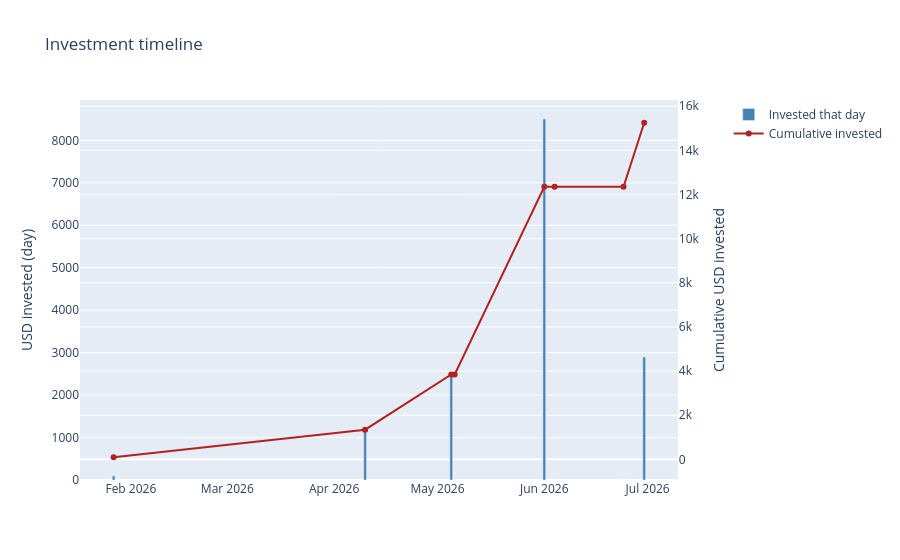

Notebook code cell kept with this figure:
### Code cell
daily = transactions.daily_investment_timeline(trades)
visualization.plot_daily_investment_timeline(daily).show()

### Figure 1 — Plotly figure (JSON) as saved in the notebook; plotly's stock layout.template omitted (floating-point values rounded to 4 significant figures)
{"data": [{"customdata": [[NaN], [73.0], [25.0], [1.0], [26.0], [3.0], [20.0], [6.0]], "hovertemplate": "%{x|%Y-%m-%d}<br>Invested: $%{y:,.2f}<br>Days since prior buy: %{customdata[0]}<extra></extra>", "marker": {"color": "steelblue"}, "name": "Invested that day", "type": "bar", "x": ["2026-01-27T00:00:00", "2026-04-10T00:00:00", "2026-05-05T00:00:00", "2026-05-06T00:00:00", "2026-06-01T00:00:00", "2026-06-04T00:00:00", "2026-06-24T00:00:00", "2026-06-30T00:00:00"], "xaxis": "x", "y": [96.06, 1250.0, 2500.0, 0.2867, 8503.0, 0.8783, 2.449, 2900.0], "yaxis": "y"}, {"line": {"color": "firebrick"}, "mode": "lines+markers", "name": "Cumulative invested", "type": "scatter", "x": ["2026-01-27T00:00:00", "2026-04-10T00:00:00", "2026-05-05T00:00:00", "2026-05-06T00:00:00", "2026-06-01T00:00:00", "2026-06-04T00:00:00", "2026-06-24T00:00:00", "2026-06-30T00:00:00"], "xaxis": "x", "y": [96.06, 1346.0, 3846.0, 3846.0, 12350.0, 12350.0, 12350.0, 15250.0], "yaxis": "y2"}], "layout": {"hovermode": "x unified", "title": {"text": "Investment timeline"}, "xaxis": {"anchor": "y", "domain": [0, 0.94]}, "yaxis": {"anchor": "x", "domain": [0, 1], "title": {"text": "USD invested (day)"}}, "yaxis2": {"anchor": "x", "overlaying": "y", "side": "right", "title": {"text": "Cumulative USD invested"}}}}
